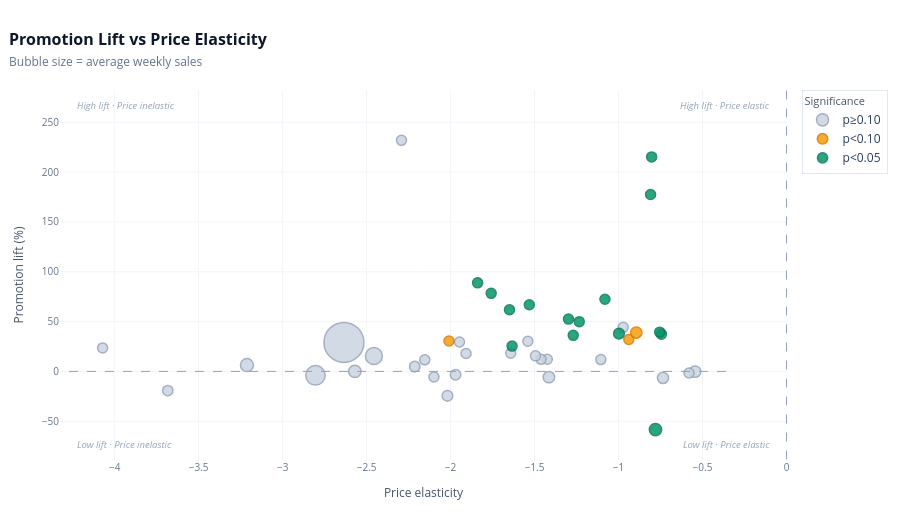

The cell this chart's notebook holds for it:
### Code cell
# Bubble chart: promotion lift vs price sensitivity — bubble size = average weekly sales volume
df_sc = res_df.merge(sku_meta[["sku", "functionality"]], on="sku", how="left")
df_sc["sig"] = df_sc["feat_pval"].apply(lambda p: "p<0.05" if p < 0.05 else ("p<0.10" if p < 0.10 else "p≥0.10"))

fill_map  = {"p<0.05": "#059669", "p<0.10": "#f59e0b", "p≥0.10": "#cbd5e1"}
edge_map  = {"p<0.05": "#047857", "p<0.10": "#d97706", "p≥0.10": "#94a3b8"}
max_sales = df_sc["avg_sales"].max()

fig = go.Figure()
for sig_level in ["p≥0.10", "p<0.10", "p<0.05"]:
    sub = df_sc[df_sc["sig"] == sig_level]
    if len(sub) == 0:
        continue
    sizes = np.clip(sub["avg_sales"] / max_sales * 32 + 8, 10, 42)
    fig.add_trace(go.Scatter(
        x=sub["price_elasticity"], y=sub["pct_lift"], mode="markers",
        marker=dict(size=sizes, color=fill_map[sig_level],
                    line=dict(width=1.5, color=edge_map[sig_level]), opacity=0.85),
        name=sig_level,
        customdata=np.column_stack([sub["sku"], sub["functionality"], sub["avg_sales"]]),
        hovertemplate="<b>SKU %{customdata[0]:.0f}</b> · %{customdata[1]}<br>"
                      "Price elasticity: %{x:.2f}<br>Promotion lift: %{y:.1f}%<br>"
                      "Avg sales: %{customdata[2]:.1f}/wk<extra></extra>",
    ))

fig.add_shape(type="line", x0=df_sc["price_elasticity"].min() - 0.2,
              x1=df_sc["price_elasticity"].max() + 0.2, y0=0, y1=0,
              line=dict(color="#94a3b8", dash="dash", width=1))
fig.add_shape(type="line", x0=0, x1=0,
              y0=min(df_sc["pct_lift"].min() - 30, -30),
              y1=df_sc["pct_lift"].max() + 50,
              line=dict(color="#94a3b8", dash="dash", width=1))

for text, xf, yf in [
    ("High lift · Price inelastic", 0.02, 0.98),
    ("High lift · Price elastic",   0.98, 0.98),
    ("Low lift · Price inelastic",  0.02, 0.02),
    ("Low lift · Price elastic",    0.98, 0.02),
]:
    fig.add_annotation(
        text=f"<i>{text}</i>", xref="paper", yref="paper", x=xf, y=yf,
        showarrow=False, font=dict(size=9.5, color="#94a3b8"),
        xanchor="left" if xf < 0.5 else "right",
        yanchor="top" if yf > 0.5 else "bottom")

fig.update_layout(
    title=dict(
        text="<b>Promotion Lift vs Price Elasticity</b><br>"
             "<span style='font-size:12px;color:#64748b'>Bubble size = average weekly sales</span>",
        font=dict(size=16, color="#0f172a"), x=0.01, xanchor="left"),
    height=520, margin=dict(l=60, r=60, t=90, b=60),
    xaxis=dict(title=dict(text="Price elasticity", font=dict(size=12, color="#475569")),
               gridcolor="#f1f5f9", zeroline=False, tickfont=dict(size=10, color="#64748b")),
    yaxis=dict(title=dict(text="Promotion lift (%)", font=dict(size=12, color="#475569")),
               gridcolor="#f1f5f9", zeroline=False, tickfont=dict(size=10, color="#64748b")),
    plot_bgcolor="#ffffff", paper_bgcolor="#ffffff",
    legend=dict(title=dict(text="Significance", font=dict(size=11, color="#475569")),
                bgcolor="rgba(255,255,255,0.9)", bordercolor="#e2e8f0", borderwidth=1),
    hoverlabel=dict(bgcolor="white", bordercolor="#cbd5e1", font_size=12),
)
fig.show()

### Figure 1 — Plotly figure (JSON) as saved in the notebook; plotly's stock layout.template omitted (floating-point values rounded to 4 significant figures)
{"data": [{"customdata": [[2, "07.Headphones", 8.541], [3, "07.Headphones", 10.7], [7, "04.Selfie sticks", 85.74], [9, "11.Fitness trackers", 73.58], [10, "10.VR headset", 14.78], [11, "01.Streaming sticks", 57.45], [14, "09.Smartphone stands", 60.3], [15, "06.Mobile phone accessories", 282.5], [16, "02.Portable smartphone chargers", 79.97], [19, "01.Streaming sticks", 51.51], [20, "12.Flash drives", 99.5], [22, "05.Bluetooth tracker", 108.8], [24, "12.Flash drives", 30.02], [25, "04.Selfie sticks", 1015.0], [26, "08.Digital pencils", 55.28], [27, "02.Portable smartphone chargers", 107.9], [30, "06.Mobile phone accessories", 365.4], [31, "06.Mobile phone accessories", 78.4], [32, "01.Streaming sticks", 19.86], [33, "04.Selfie sticks", 157.9], [34, "02.Portable smartphone chargers", 138.8], [35, "02.Portable smartphone chargers", 31.18], [37, "04.Selfie sticks", 16.52], [39, "06.Mobile phone accessories", 19.66], [41, "09.Smartphone stands", 51.64], [44, "09.Smartphone stands", 12.2]], "hovertemplate": "<b>SKU %{customdata[0]:.0f}</b> · %{customdata[1]}<br>Price elasticity: %{x:.2f}<br>Promotion lift: %{y:.1f}%<br>Avg sales: %{customdata[2]:.1f}/wk<extra></extra>", "marker": {"color": "#cbd5e1", "line": {"color": "#94a3b8", "width": 1.5}, "opacity": 0.85, "size": [10, 10, 10.7, 10.32, 10, 10, 10, 16.91, 10.52, 10, 11.14, 11.43, 10, 40, 10, 11.4, 19.53, 10.47, 10, 12.98, 12.38, 10, 10, 10, 10, 10]}, "mode": "markers", "name": "p≥0.10", "type": "scatter", "x": [-0.9724, -1.947, -2.019, -3.684, -1.106, -2.292, -1.424, -2.456, -2.213, -4.072, -0.7353, -0.5438, -2.099, -2.635, -1.54, -1.415, -2.804, -1.97, -1.908, -3.212, -2.57, -1.642, -1.462, -1.494, -0.5805, -2.154], "y": [44.23, 29.54, -24.49, -19.2, 11.88, 232.0, 12.22, 15.43, 4.807, 23.56, -6.548, -0.2053, -5.649, 29.11, 30.28, -5.771, -3.964, -3.319, 17.95, 6.325, 0.05273, 18.28, 12.1, 15.6, -1.608, 11.59]}, {"customdata": [[5, "06.Mobile phone accessories", 9.224], [23, "04.Selfie sticks", 103.4], [36, "02.Portable smartphone chargers", 41.99]], "hovertemplate": "<b>SKU %{customdata[0]:.0f}</b> · %{customdata[1]}<br>Price elasticity: %{x:.2f}<br>Promotion lift: %{y:.1f}%<br>Avg sales: %{customdata[2]:.1f}/wk<extra></extra>", "marker": {"color": "#f59e0b", "line": {"color": "#d97706", "width": 1.5}, "opacity": 0.85, "size": [10, 11.26, 10]}, "mode": "markers", "name": "p<0.10", "type": "scatter", "x": [-0.939, -0.8941, -2.01], "y": [31.99, 39.03, 30.5]}, {"customdata": [[1, "06.Mobile phone accessories", 20.21], [4, "06.Mobile phone accessories", 8.612], [6, "04.Selfie sticks", 16.58], [8, "03.Bluetooth speakers", 31.21], [12, "01.Streaming sticks", 40.2], [13, "09.Smartphone stands", 17.01], [17, "06.Mobile phone accessories", 27.81], [18, "08.Digital pencils", 12.66], [21, "04.Selfie sticks", 17.94], [28, "09.Smartphone stands", 87.2], [29, "06.Mobile phone accessories", 41.72], [38, "06.Mobile phone accessories", 9.622], [40, "06.Mobile phone accessories", 137.3], [42, "09.Smartphone stands", 7.663], [43, "11.Fitness trackers", 10.93]], "hovertemplate": "<b>SKU %{customdata[0]:.0f}</b> · %{customdata[1]}<br>Price elasticity: %{x:.2f}<br>Promotion lift: %{y:.1f}%<br>Avg sales: %{customdata[2]:.1f}/wk<extra></extra>", "marker": {"color": "#059669", "line": {"color": "#047857", "width": 1.5}, "opacity": 0.85, "size": [10, 10, 10, 10, 10, 10, 10, 10, 10, 10.75, 10, 10, 12.33, 10, 10]}, "mode": "markers", "name": "p<0.05", "type": "scatter", "x": [-1.298, -0.7449, -0.8029, -1.634, -1.839, -1.234, -1.649, -1.27, -1.081, -0.9976, -1.758, -0.8093, -0.7801, -0.755, -1.531], "y": [52.5, 37.41, 215.3, 25.42, 88.9, 49.97, 61.92, 36.2, 72.47, 37.97, 78.35, 177.6, -58.41, 39.37, 66.94]}], "layout": {"annotations": [{"font": {"color": "#94a3b8", "size": 9.5}, "showarrow": false, "text": "<i>High lift · Price inelastic</i>", "x": 0.02, "xanchor": "left", "xref": "paper", "y": 0.98, "yanchor": "top", "yref": "paper"}, {"font": {"color": "#94a3b8", "size": 9.5}, "showarrow": false, "text": "<i>High lift · Price elastic</i>", "x": 0.98, "xanchor": "right", "xref": "paper", "y": 0.98, "yanchor": "top", "yref": "paper"}, {"font": {"color": "#94a3b8", "size": 9.5}, "showarrow": false, "text": "<i>Low lift · Price inelastic</i>", "x": 0.02, "xanchor": "left", "xref": "paper", "y": 0.02, "yanchor": "bottom", "yref": "paper"}, {"font": {"color": "#94a3b8", "size": 9.5}, "showarrow": false, "text": "<i>Low lift · Price elastic</i>", "x": 0.98, "xanchor": "right", "xref": "paper", "y": 0.02, "yanchor": "bottom", "yref": "paper"}], "height": 520, "hoverlabel": {"bgcolor": "white", "bordercolor": "#cbd5e1", "font": {"size": 12}}, "legend": {"bgcolor": "rgba(255,255,255,0.9)", "bordercolor": "#e2e8f0", "borderwidth": 1, "title": {"font": {"color": "#475569", "size": 11}, "text": "Significance"}}, "margin": {"b": 60, "l": 60, "r": 60, "t": 90}, "paper_bgcolor": "#ffffff", "plot_bgcolor": "#ffffff", "shapes": [{"line": {"color": "#94a3b8", "dash": "dash", "width": 1}, "type": "line", "x0": -4.272, "x1": -0.3438, "y0": 0, "y1": 0}, {"line": {"color": "#94a3b8", "dash": "dash", "width": 1}, "type": "line", "x0": 0, "x1": 0, "y0": -88.41, "y1": 282.0}], "title": {"font": {"color": "#0f172a", "size": 16}, "text": "<b>Promotion Lift vs Price Elasticity</b><br><span style='font-size:12px;color:#64748b'>Bubble size = average weekly sales</span>", "x": 0.01, "xanchor": "left"}, "xaxis": {"gridcolor": "#f1f5f9", "tickfont": {"color": "#64748b", "size": 10}, "title": {"font": {"color": "#475569", "size": 12}, "text": "Price elasticity"}, "zeroline": false}, "yaxis": {"gridcolor": "#f1f5f9", "tickfont": {"color": "#64748b", "size": 10}, "title": {"font": {"color": "#475569", "size": 12}, "text": "Promotion lift (%)"}, "zeroline": false}}}
